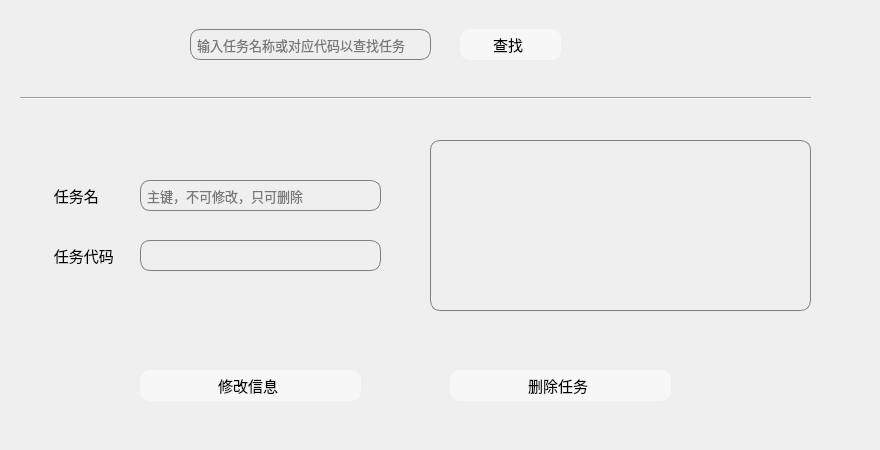
       <widget class="QWidget" name="tab_6">
        <attribute name="title">
         <string>修改任务</string>
        </attribute>
        <widget class="QTableWidget" name="tableWidget_2">
         <property name="geometry">
          <rect>
           <x>-10</x>
           <y>-10</y>
           <width>871</width>
           <height>441</height>
          </rect>
         </property>
         <property name="styleSheet">
          <string notr="true">QTableWidget {
	background-color: rgba(255, 255, 255, 0);
}
</string>
         </property>
        </widget>
        <widget class="QPushButton" name="pushButton_9">
         <property name="geometry">
          <rect>
           <x>140</x>
           <y>370</y>
           <width>221</width>
           <height>31</height>
          </rect>
         </property>
         <property name="font">
          <font>
           <family>华文楷体</family>
           <pointsize>11</pointsize>
          </font>
         </property>
         <property name="styleSheet">
          <string notr="true">QPushButton{
        border:none;
        color:black;
        font-size:11;
		border-radius:10px;
        padding-left:5px;
        padding-right:10px;
        text-align:middle;
		background-color: rgba(255, 255, 255, 0.5);
    }
    QPushButton:hover{
        color:white;
        border:1px solid #40E0D0;
        border-radius:10px;
        background:#40E0D0;
    }</string>
         </property>
         <property name="text">
          <string>修改信息</string>
         </property>
        </widget>
        <widget class="QPlainTextEdit" name="plainTextEdit_2">
         <property name="geometry">
          <rect>
           <x>430</x>
           <y>140</y>
           <width>381</width>
           <height>171</height>
          </rect>
         </property>
         <property name="font">
          <font>
           <family>方正姚体</family>
           <pointsize>10</pointsize>
          </font>
         </property>
         <property name="styleSheet">
          <string notr="true">QPlainTextEdit{
        border:1px solid gray;
        border-radius:10px;
        padding: 2px;
		background-color: rgba(255, 255, 255, 0);
}</string>
         </property>
         <property name="plainText">
          <string/>
         </property>
         <property name="placeholderText">
          <string>该任务的描述，最大200字符</string>
         </property>
        </widget>
        <widget class="QLineEdit" name="lineEdit_5">
         <property name="geometry">
          <rect>
           <x>190</x>
           <y>29</y>
           <width>241</width>
           <height>31</height>
          </rect>
         </property>
         <property name="font">
          <font>
           <family>方正姚体</family>
           <pointsize>10</pointsize>
          </font>
         </property>
         <property name="styleSheet">
          <string notr="true">QLineEdit{
        border:1px solid gray;
        border-radius:10px;
        padding:2px 4px;
		background-color: rgba(255, 255, 255, 0);
}</string>
         </property>
         <property name="placeholderText">
          <string>输入任务名称或对应代码以查找任务</string>
         </property>
        </widget>
        <widget class="QLineEdit" name="lineEdit_6">
         <property name="geometry">
          <rect>
           <x>140</x>
           <y>180</y>
           <width>241</width>
           <height>31</height>
          </rect>
         </property>
         <property name="font">
          <font>
           <family>方正姚体</family>
           <pointsize>10</pointsize>
          </font>
         </property>
         <property name="styleSheet">
          <string notr="true">QLineEdit{
        border:1px solid gray;
        border-radius:10px;
        padding:2px 4px;
		background-color: rgba(255, 255, 255, 0);
}</string>
         </property>
         <property name="placeholderText">
          <string>主键，不可修改，只可删除</string>
         </property>
        </widget>
        <widget class="QLabel" name="label_7">
         <property name="geometry">
          <rect>
           <x>50</x>
           <y>180</y>
           <width>71</width>
           <height>31</height>
          </rect>
         </property>
         <property name="font">
          <font>
           <family>华文楷体</family>
           <pointsize>11</pointsize>
           <weight>50</weight>
           <bold>false</bold>
          </font>
         </property>
         <property name="text">
          <string> 任务名</string>
         </property>
        </widget>
        <widget class="QLineEdit" name="lineEdit_7">
         <property name="geometry">
          <rect>
           <x>140</x>
           <y>240</y>
           <width>241</width>
           <height>31</height>
          </rect>
         </property>
         <property name="font">
          <font>
           <family>方正姚体</family>
           <pointsize>10</pointsize>
          </font>
         </property>
         <property name="styleSheet">
          <string notr="true">QLineEdit{
        border:1px solid gray;
        border-radius:10px;
        padding:2px 4px;
		background-color: rgba(255, 255, 255, 0);
}</string>
         </property>
        </widget>
        <widget class="QLabel" name="label_8">
         <property name="geometry">
          <rect>
           <x>50</x>
           <y>240</y>
           <width>71</width>
           <height>31</height>
          </rect>
         </property>
         <property name="font">
          <font>
           <family>华文楷体</family>
           <pointsize>11</pointsize>
           <weight>50</weight>
           <bold>false</bold>
          </font>
         </property>
         <property name="text">
          <string> 任务代码</string>
         </property>
        </widget>
        <widget class="QPushButton" name="pushButton_7">
         <property name="geometry">
          <rect>
           <x>460</x>
           <y>29</y>
           <width>101</width>
           <height>31</height>
          </rect>
         </property>
         <property name="font">
          <font>
           <family>华文楷体</family>
           <pointsize>11</pointsize>
          </font>
         </property>
         <property name="styleSheet">
          <string notr="true">QPushButton{
        border:none;
        color:black;
        font-size:11;
		border-radius:10px;
        padding-left:5px;
        padding-right:10px;
        text-align:middle;
		background-color: rgba(255, 255, 255, 0.5);
    }
    QPushButton:hover{
        color:white;
        border:1px solid #40E0D0;
        border-radius:10px;
        background:#40E0D0;
    }</string>
         </property>
         <property name="text">
          <string>查找</string>
         </property>
        </widget>
        <widget class="QPushButton" name="pushButton_10">
         <property name="geometry">
          <rect>
           <x>450</x>
           <y>370</y>
           <width>221</width>
           <height>31</height>
          </rect>
         </property>
         <property name="font">
          <font>
           <family>华文楷体</family>
           <pointsize>11</pointsize>
          </font>
         </property>
         <property name="styleSheet">
          <string notr="true">QPushButton{
        border:none;
        color:black;
        font-size:11;
		border-radius:10px;
        padding-left:5px;
        padding-right:10px;
        text-align:middle;
		background-color: rgba(255, 255, 255, 0.5);
    }
    QPushButton:hover{
        color:white;
        border:1px solid #B0171F;
        border-radius:10px;
        background:#B0171F;
    }</string>
         </property>
         <property name="text">
          <string>删除任务</string>
         </property>
        </widget>
        <widget class="Line" name="line">
         <property name="geometry">
          <rect>
           <x>20</x>
           <y>90</y>
           <width>791</width>
           <height>16</height>
          </rect>
         </property>
         <property name="orientation">
          <enum>Qt::Horizontal</enum>
         </property>
        </widget>
       </widget>
